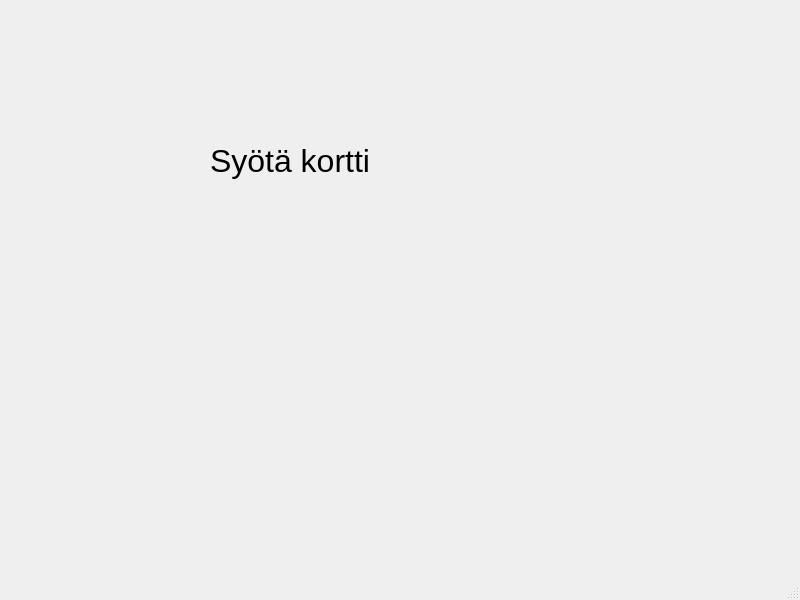
<?xml version="1.0" encoding="UTF-8"?>
<ui version="4.0">
 <class>MainWindow</class>
 <widget class="QMainWindow" name="MainWindow">
  <property name="geometry">
   <rect>
    <x>0</x>
    <y>0</y>
    <width>800</width>
    <height>600</height>
   </rect>
  </property>
  <property name="windowTitle">
   <string>MainWindow</string>
  </property>
  <widget class="QWidget" name="centralwidget">
   <widget class="QLabel" name="label">
    <property name="geometry">
     <rect>
      <x>210</x>
      <y>140</y>
      <width>171</width>
      <height>41</height>
     </rect>
    </property>
    <property name="font">
     <font>
      <pointsize>24</pointsize>
     </font>
    </property>
    <property name="text">
     <string>Syötä kortti</string>
    </property>
   </widget>
  </widget>
  <widget class="QMenuBar" name="menubar">
   <property name="geometry">
    <rect>
     <x>0</x>
     <y>0</y>
     <width>800</width>
     <height>17</height>
    </rect>
   </property>
  </widget>
  <widget class="QStatusBar" name="statusbar"/>
 </widget>
 <resources/>
 <connections/>
</ui>
